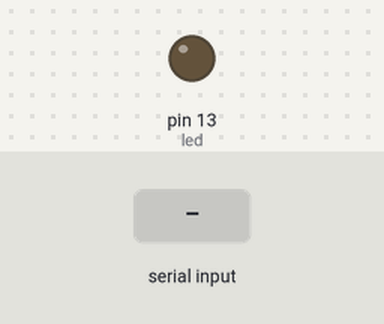
The sketch below on a simulated Arduino Uno, built with avr-gcc and run on an emulated ATmega328P. On the bench: output pins drawn as LEDs (lit = HIGH). Inputs (shaded band) come from the test bench.

Above: at 1.2 s.
1.3 s: "90,45\n" received over Serial
At 2.9 s:
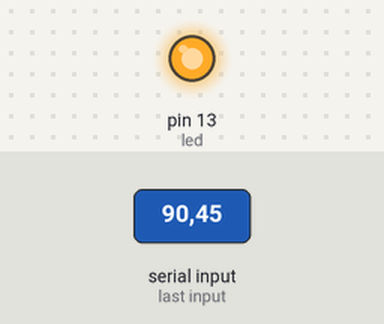
Timing chart, 0 to 4.4 s (numbered marks = the images above; inputs shaded):
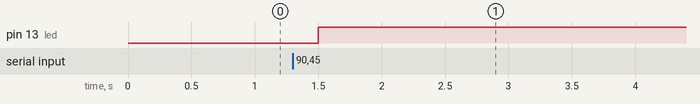

The sketch:

P10_PrenderLed_ComSerial.ino
```cpp
int respuesta;
int led = 13;

void setup() {
  // put your setup code here, to run once:
  Serial.begin(9600);
  Serial.setTimeout(100);
  pinMode(led, OUTPUT);
}


void loop() {
  // put your main code here, to run repeatedly:
  if(Serial.available()>0 ){//Devuelve cuantos bytes hay en el buffer de entrada!
    // Que comentario pongo
    respuesta = Serial.readString().toInt();//lee todos los caracteres que le sean posible
    //hasta alcanzar el tiempo limite (timeout). por defecto timeout = 1 segundo
    //suponiendo usuarios perfectos.
    digitalWrite(led, respuesta);
  }

  delay(100);

}
```

Measured:
- after the input at 1.3 s, pin 13 (led): LOW → HIGH after 0.20 s
